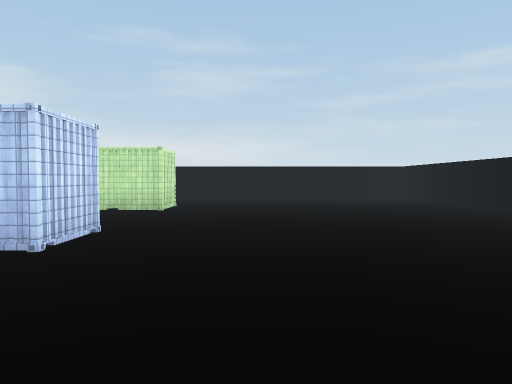
[1] (above)

16 first-person views from a walk through a Unity game level. The camera is 1.5 m above the floor, tilts 2° down and sees 70° across. The floor is counted in squares, 2 m on a side. Each view is taken from the middle of a square. On the plan, view 1 faces up. The plan holds only what a view shows up to about 11 squares ahead; the rest is blank. The place goes on beyond the plan. The player character is not drawn. Surface patterns are stand-ins for the level's own textures.

[2]
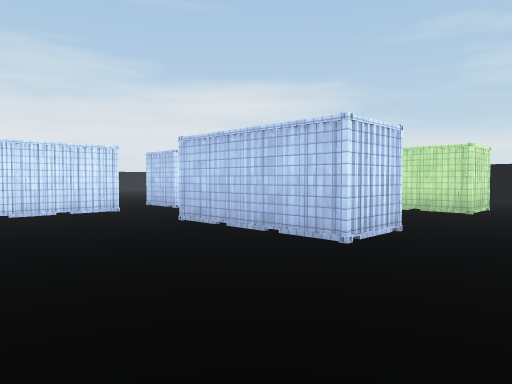

[3]
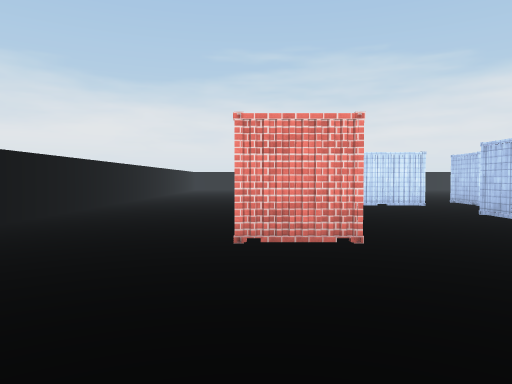

[4]
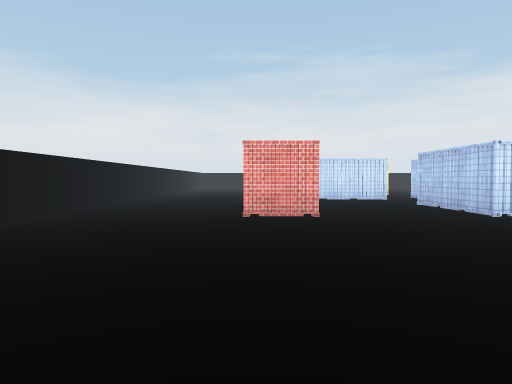

[5]
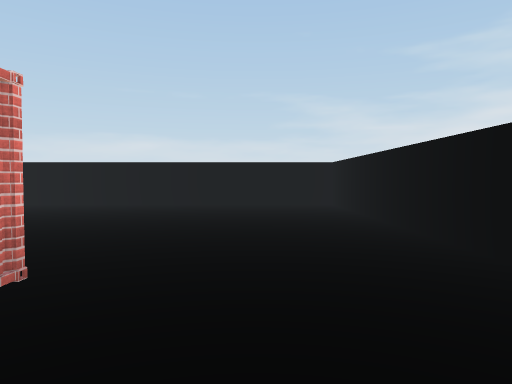

[6]
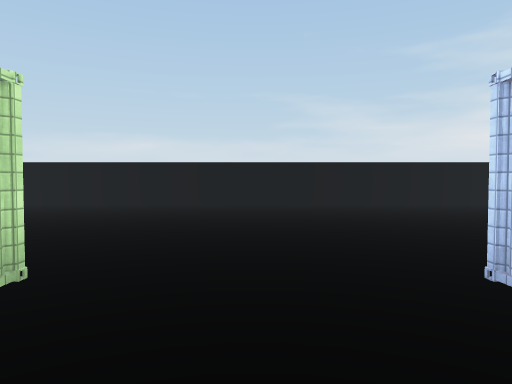

[7]
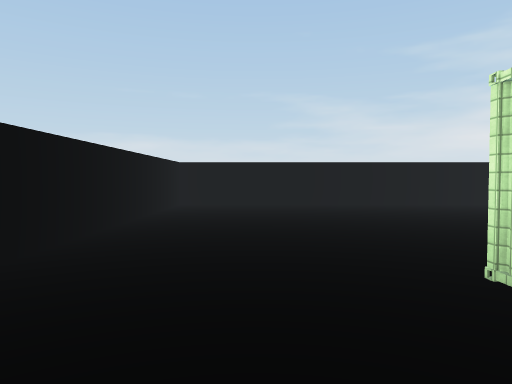

[8]
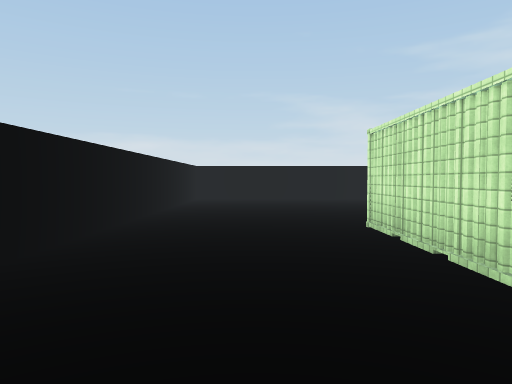

[9]
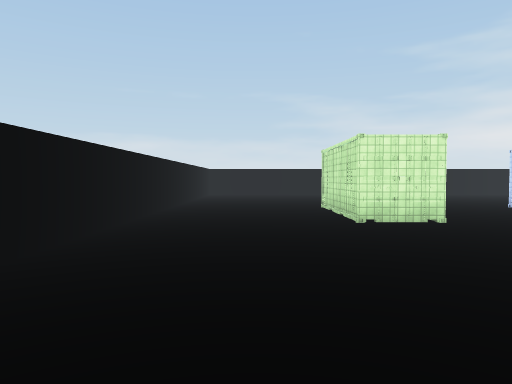

[10]
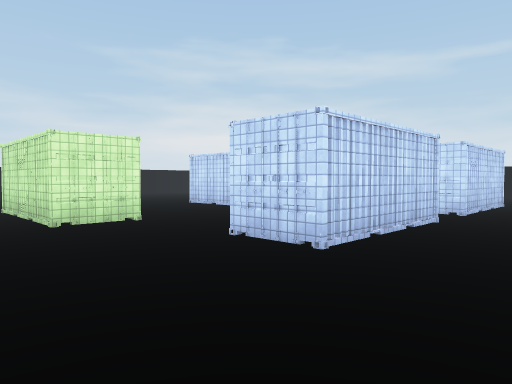

[11]
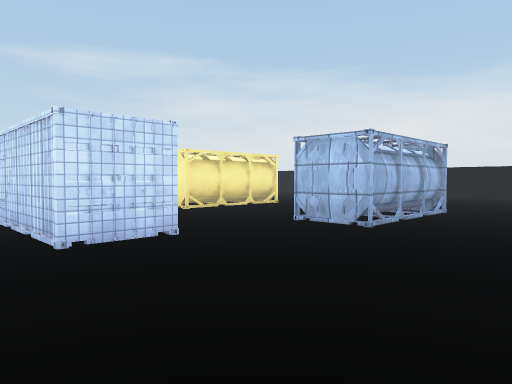

[12]
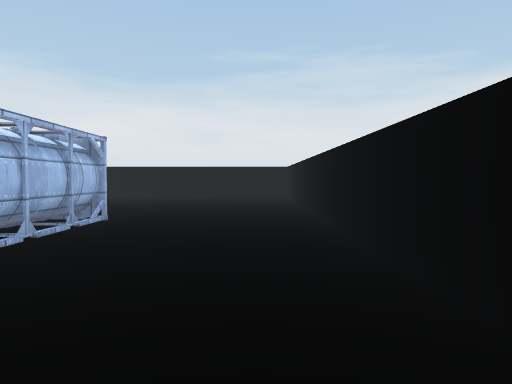

[13]
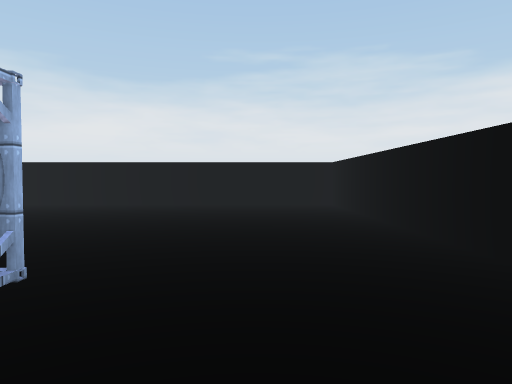

[14]
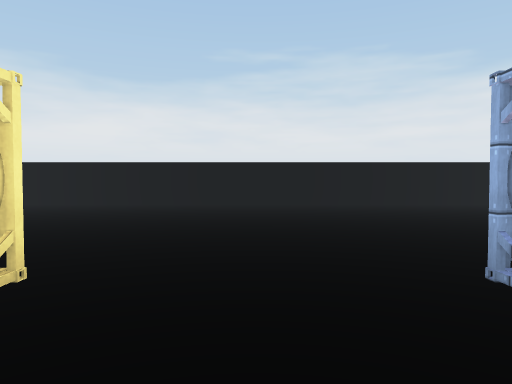

[15]
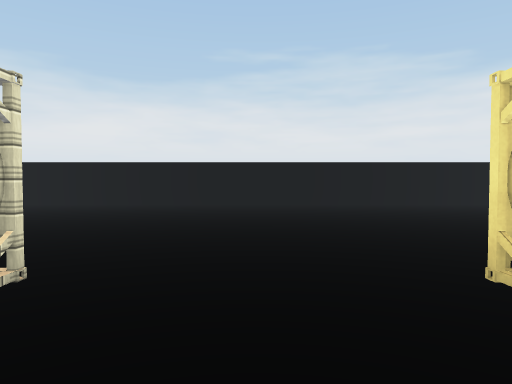

[16]
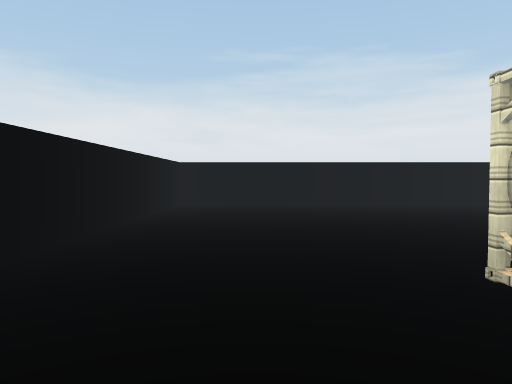

### Floor plan
Points are (right, up) in squares from view 1. A wall is a line through its corners. A room is listed if a view was taken in it or the views show most of it. See-through windows are left out.
Room 1 (views 1, 2, 3, 4, 5, 6, 7, 8, 9, 10, 11, 12, 13, 14, 15, 16)
walls: (-9.7, 5.3) (-9.7, 8.8) (-8.3, 8.8) (-8.3, 5.3) (-9.7, 5.3); (-8.3, 3.9) (-8.3, 1.4); (-4.2, 5.2) (-2.3, 5.2) (-2.3, 3.8) (-5.7, 3.8); (-5.8, 8.6) (-5.8, 10.2) (-2.3, 10.2) (-2.3, 8.8) (-3.9, 8.8); (-9.7, 0.2) (-9.7, 3.7) (-9.3, 3.7); (-15.7, 5.2) (-12.2, 5.2); (-2.3, 0.4) (-2.3, -1.2); (-15.8, 10.2) (-12.3, 10.2) (-12.3, 8.8); (-11.4, 14.2) (-23.7, 14.2) (-23.7, -5.2) (-16.1, -5.2); (-9, -5.2) (5.8, -5.2) (5.8, 14.2) (-8.9, 14.2)
low walls: (-13.5, 5) (-12.5, 5)

Where each view was taken, in squares from view 1:
view 1: 0 up, 0 right, facing up
view 2: 0 up, 0 right, facing up-left
view 3: 1 down, 2 right, facing left
view 4: 1 down, 5 right, facing left
view 5: 3 down, 5 left, facing right
view 6: 7 up, 5 left, facing right
view 7: 12 up, 5 left, facing right
view 8: 12 up, 8 left, facing right
view 9: 12 up, 12 left, facing right
view 10: 12 up, 12 left, facing down-right
view 11: 13 up, 7 left, facing down-left
view 12: 13 up, 9 left, facing left
view 13: 12 up, 13 left, facing left
view 14: 7 up, 13 left, facing left
view 15: 2 up, 13 left, facing left
view 16: 3 down, 13 left, facing left
